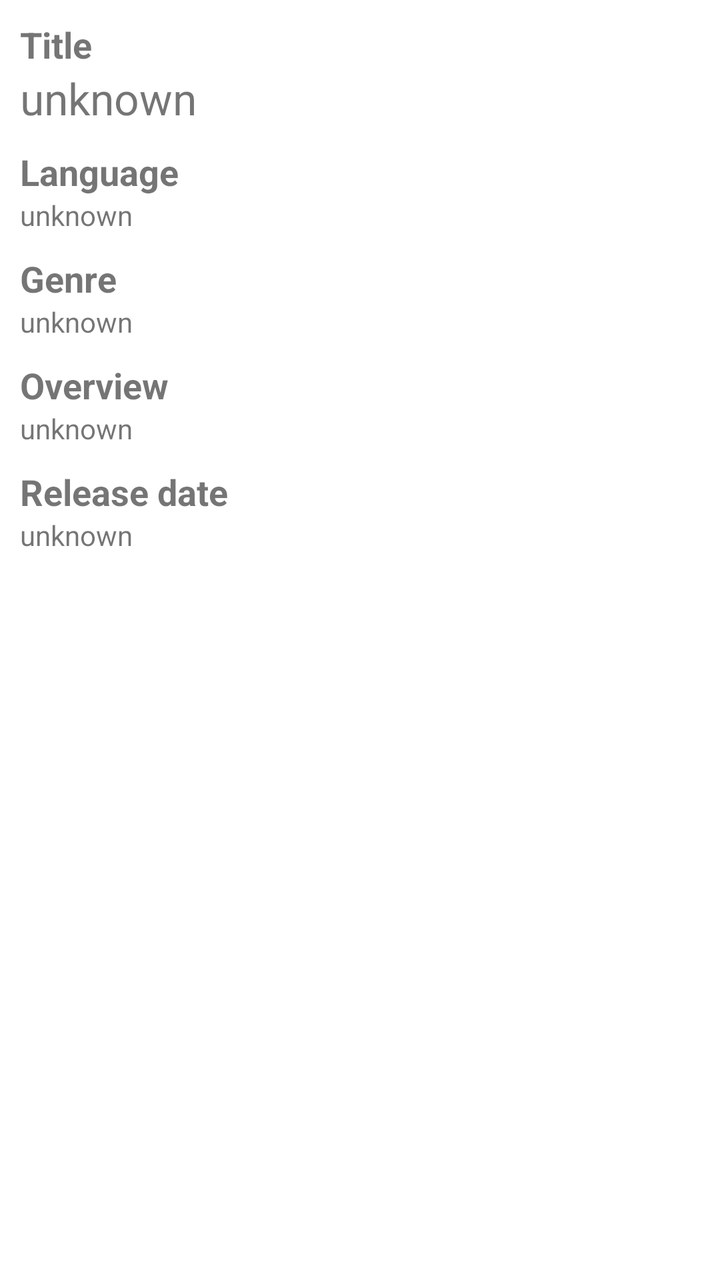
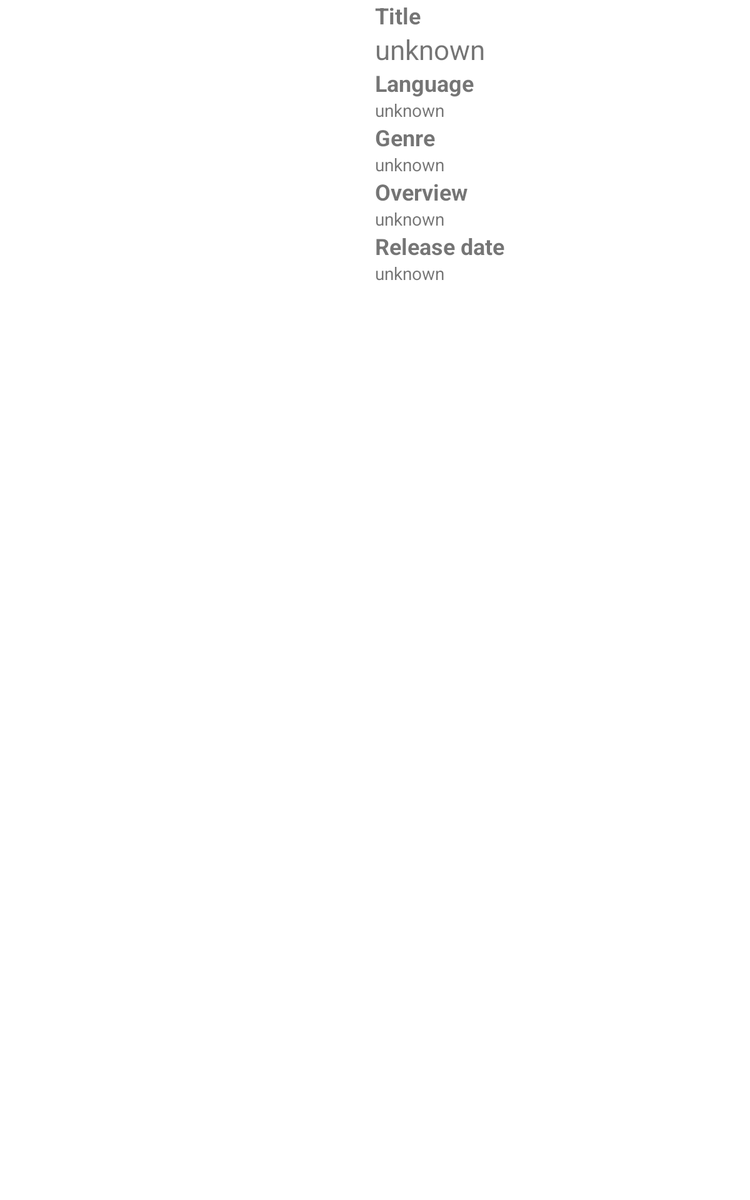

First picture: res/layout/ on a phone held upright. Second picture: the repository's own variant of that layout, on a device whose configuration matches the variant's folder. Source for both follows.
<!-- AndroidManifest.xml: application theme Theme.MovieBrowser -->
<!-- res/layout/fragment_movie_detail.xml -->
<?xml version="1.0" encoding="utf-8"?>
<ScrollView xmlns:android="http://schemas.android.com/apk/res/android"
    xmlns:app="http://schemas.android.com/apk/res-auto"
    xmlns:tools="http://schemas.android.com/tools"
    android:layout_width="match_parent"
    android:layout_height="match_parent"
    tools:context=".ui.fragments.MovieDetailFragment">

    <androidx.constraintlayout.widget.ConstraintLayout
        android:layout_width="match_parent"
        android:layout_height="wrap_content"
        android:orientation="vertical"
        android:padding="10dp">

        <ImageView
            android:id="@+id/cover"
            android:layout_width="match_parent"
            android:layout_height="wrap_content"
            android:adjustViewBounds="true"
            android:scaleType="centerCrop"
            android:src="@drawable/ic_baseline_loading"
            app:layout_constraintEnd_toEndOf="parent"
            app:layout_constraintStart_toStartOf="parent"
            app:layout_constraintTop_toTopOf="parent" />

        <TextView
            android:id="@+id/titleHeader"
            android:layout_width="match_parent"
            android:layout_height="wrap_content"
            android:text="@string/title_label"
            android:textSize="18sp"
            android:textStyle="bold"
            app:layout_constraintTop_toBottomOf="@id/cover" />

        <TextView
            android:id="@+id/title"
            android:layout_width="match_parent"
            android:layout_height="wrap_content"
            android:text="@string/unknown_label"
            android:textSize="22sp"
            app:layout_constraintTop_toBottomOf="@id/titleHeader" />

        <TextView
            android:id="@+id/languageHeader"
            android:layout_width="match_parent"
            android:layout_height="wrap_content"
            android:layout_marginTop="10dp"
            android:text="@string/language_label"
            android:textSize="18sp"
            android:textStyle="bold"
            app:layout_constraintTop_toBottomOf="@id/title" />

        <TextView
            android:id="@+id/language"
            android:layout_width="match_parent"
            android:layout_height="wrap_content"
            android:text="@string/unknown_label"
            app:layout_constraintTop_toBottomOf="@id/languageHeader" />

        <TextView
            android:id="@+id/genreHeader"
            android:layout_width="match_parent"
            android:layout_height="wrap_content"
            android:layout_marginTop="10dp"
            android:text="@string/genre_label"
            android:textSize="18sp"
            android:textStyle="bold"
            app:layout_constraintTop_toBottomOf="@id/language" />

        <TextView
            android:id="@+id/genre"
            android:layout_width="match_parent"
            android:layout_height="wrap_content"
            android:text="@string/unknown_label"
            app:layout_constraintTop_toBottomOf="@id/genreHeader" />

        <TextView
            android:id="@+id/overviewHeader"
            android:layout_width="match_parent"
            android:layout_height="wrap_content"
            android:layout_marginTop="10dp"
            android:text="@string/overview_label"
            android:textSize="18sp"
            android:textStyle="bold"
            app:layout_constraintTop_toBottomOf="@id/genre" />

        <TextView
            android:id="@+id/overview"
            android:layout_width="match_parent"
            android:layout_height="wrap_content"
            android:text="@string/unknown_label"
            app:layout_constraintTop_toBottomOf="@id/overviewHeader" />

        <TextView
            android:id="@+id/releaseDateHeader"
            android:layout_width="match_parent"
            android:layout_height="wrap_content"
            android:layout_marginTop="10dp"
            android:text="@string/release_date_label"
            android:textSize="18sp"
            android:textStyle="bold"
            app:layout_constraintTop_toBottomOf="@id/overview" />

        <TextView
            android:id="@+id/releaseDate"
            android:layout_width="match_parent"
            android:layout_height="wrap_content"
            android:text="@string/unknown_label"
            app:layout_constraintTop_toBottomOf="@id/releaseDateHeader" />
    </androidx.constraintlayout.widget.ConstraintLayout>

</ScrollView>
<!-- resources referenced by this layout -->
<resources>
  <string name="genre_label">Genre</string>
  <string name="language_label">Language</string>
  <string name="overview_label">Overview</string>
  <string name="release_date_label">Release date</string>
  <string name="title_label">Title</string>
  <string name="unknown_label">unknown</string>
  <style name="Theme.MovieBrowser" parent="Theme.MaterialComponents.DayNight.DarkActionBar">
          
          <item name="colorPrimary">@color/purple_500</item>
          <item name="colorPrimaryVariant">@color/purple_700</item>
          <item name="colorOnPrimary">@color/white</item>
          
          <item name="colorSecondary">@color/teal_200</item>
          <item name="colorSecondaryVariant">@color/teal_700</item>
          <item name="colorOnSecondary">@color/black</item>
          
          <item name="android:statusBarColor" tools:targetApi="l">?attr/colorPrimaryVariant</item>
          
      </style>
</resources>
<!-- res/layout-sw600dp/fragment_movie_detail.xml (the repository's variant of the layout above) -->
<!-- drawn on a 7-inch tablet held upright -->
<?xml version="1.0" encoding="utf-8"?>
<LinearLayout xmlns:android="http://schemas.android.com/apk/res/android"
    xmlns:tools="http://schemas.android.com/tools"
    android:layout_width="match_parent"
    android:layout_height="match_parent"
    android:baselineAligned="false"
    android:orientation="horizontal"
    android:weightSum="2"
    tools:context=".ui.fragments.MovieDetailFragment">

    <LinearLayout
        android:layout_width="0dp"
        android:layout_height="match_parent"
        android:layout_weight="1"
        android:padding="10dp">

        <ImageView
            android:id="@+id/cover"
            android:layout_width="match_parent"
            android:layout_height="match_parent"
            android:src="@drawable/ic_baseline_loading" />
    </LinearLayout>


    <ScrollView
        android:layout_width="0dp"
        android:layout_height="match_parent"
        android:layout_weight="1"
        android:orientation="vertical">

        <LinearLayout
            android:layout_width="match_parent"
            android:layout_height="wrap_content"
            android:orientation="vertical">

            <TextView
                android:layout_width="match_parent"
                android:layout_height="wrap_content"
                android:text="@string/title_label"
                android:textSize="18sp"
                android:textStyle="bold" />

            <TextView
                android:id="@+id/title"
                android:layout_width="match_parent"
                android:layout_height="wrap_content"
                android:text="@string/unknown_label"
                android:textSize="22sp" />

            <TextView
                android:layout_width="match_parent"
                android:layout_height="wrap_content"
                android:text="@string/language_label"
                android:textSize="18sp"
                android:textStyle="bold" />

            <TextView
                android:id="@+id/language"
                android:layout_width="match_parent"
                android:layout_height="wrap_content"
                android:text="@string/unknown_label" />

            <TextView
                android:layout_width="match_parent"
                android:layout_height="wrap_content"
                android:text="@string/genre_label"
                android:textSize="18sp"
                android:textStyle="bold" />

            <TextView
                android:id="@+id/genre"
                android:layout_width="match_parent"
                android:layout_height="wrap_content"
                android:text="@string/unknown_label" />

            <TextView
                android:layout_width="match_parent"
                android:layout_height="wrap_content"
                android:text="@string/overview_label"
                android:textSize="18sp"
                android:textStyle="bold" />

            <TextView
                android:id="@+id/overview"
                android:layout_width="match_parent"
                android:layout_height="wrap_content"
                android:text="@string/unknown_label" />

            <TextView
                android:layout_width="match_parent"
                android:layout_height="wrap_content"
                android:text="@string/release_date_label"
                android:textSize="18sp"
                android:textStyle="bold" />

            <TextView
                android:id="@+id/releaseDate"
                android:layout_width="match_parent"
                android:layout_height="wrap_content"
                android:text="@string/unknown_label" />
        </LinearLayout>

    </ScrollView>
</LinearLayout>
